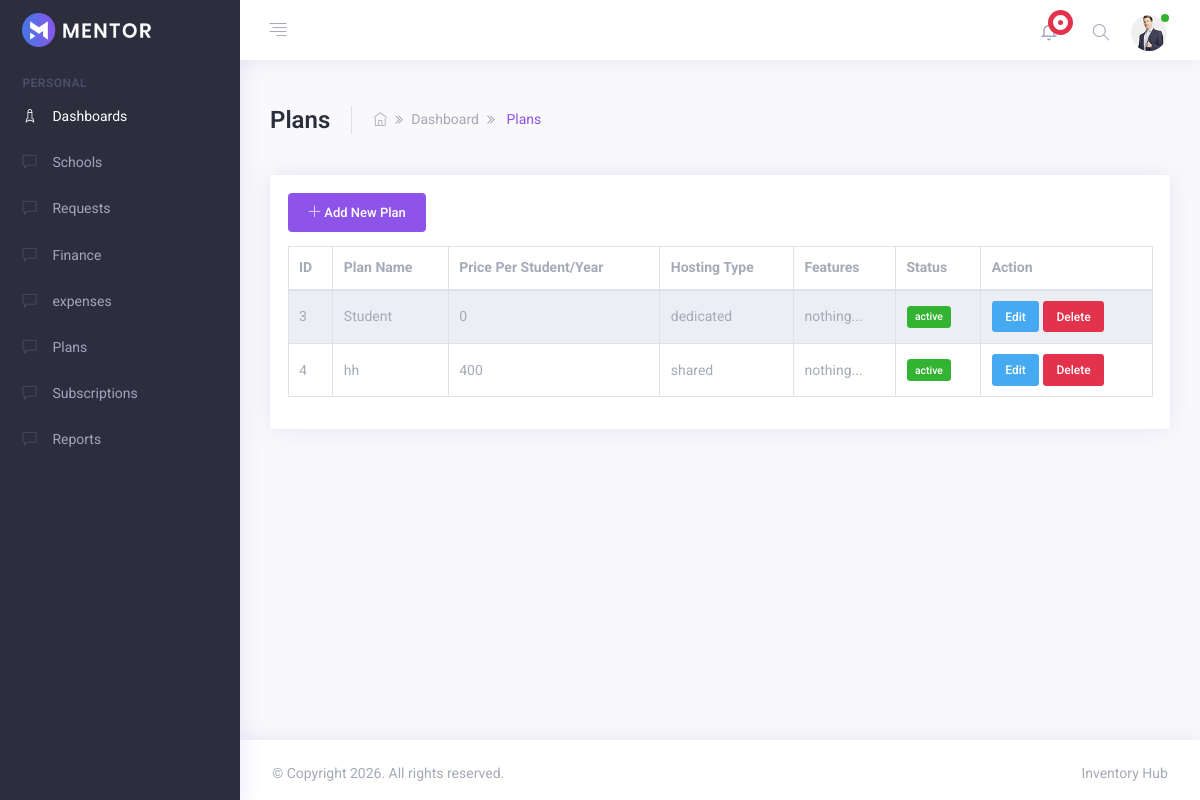
/App/Modules/SAAS_admin/views/plans/plans.php (signed in), run on the app's committed database.
### tables this page shows
CREATE TABLE `plans` (
  `id` int(11) NOT NULL,
  `name` varchar(50) NOT NULL,
  `price_per_student_year` int(11) NOT NULL,
  `hosting_type` varchar(100) NOT NULL,
  `features` text DEFAULT NULL,
  `status` enum('active','inactive') DEFAULT 'active',
  `created_at` datetime DEFAULT current_timestamp()
);

### App/Modules/SAAS_admin/Controllers/plain_controller.php (called while the page is built, shortened)
<?php
require_once '../../models/plain_model.php';
class PlanController
{
    private $plan;
    public function __construct($db)
    {
        $this->plan = new Plan($db);
    }
    public function index()
    {
        return $this->plan->getAll();
    }
}
?>

### App/Modules/SAAS_admin/Models/plain_model.php (called while the page is built, shortened)
<?php
class Plan
{
    private $db;
    public function __construct($db)
    {
        $this->db = $db;
    }
    public function getAll()
    {
        $stmt = $this->db->prepare("SELECT * FROM plans");
        $stmt->execute();
        return $stmt->fetchAll(PDO::FETCH_ASSOC);
    }
}
?>

### App/Modules/SAAS_admin/Views/plans/plans.php (the view, shortened to what this page needs)
<?php
require_once '../../../../Config/connection.php';
require_once '../../Controllers/plain_controller.php';
$planController = new PlanController($DB_con);
$plans = $planController->index();
?>
<!DOCTYPE html>
<html lang="en">
<head>
    <link rel="stylesheet" type="text/css" href="../../../../../public/assets/css/vendors.css" />
    <link rel="stylesheet" type="text/css" href="../../../../../public/assets/css/style.css" />
</head>
<body>
    <div class="app">
        <div class="app-wrap">
            <header class="app-header top-bar">
                <?php include_once '../../include/navbar.php'; ?>
            </header>
            <div class="app-container">
                <?php include_once '../../include/sidebar.php'; ?>
                <div class="app-main" id="main">
                    <div class="container-fluid">
                        <div class="row">
                            <div class="col-md-12 m-b-30">
                                <div class="d-block d-lg-flex flex-nowrap align-items-center">
                                    <div class="page-title mr-4 pr-4 border-right">
                                        <h1>Plans</h1>
                                    </div>
                                    <div class="breadcrumb-bar d-flex align-items-center">
                                        <nav>
                                            <ol class="breadcrumb p-0 m-b-0">
                                                <li class="breadcrumb-item">
                                                    <a href="index.html"><i class="ti ti-home"></i></a>
                                                </li>
                                                <li class="breadcrumb-item">Dashboard</li>
                                                <li class="breadcrumb-item active text-primary" aria-current="page">
                                                    Plans
                                                </li>
                                            </ol>
                                        </nav>
                                    </div>
                                </div>
                            </div>
                        </div>
                        <div class="row">
                            <div class="col-lg-12">
                                <div class="card card-statistics">
                                    <div class="card-body">
                                        <div class="mb-3">
                                            <button type="button" class="btn btn-primary" data-toggle="modal" data-target="#addPlanModal">
                                                <i class="ti ti-plus"></i> Add New Plan
                                            </button>
                                        </div>
                                        <div class="datatable-wrapper table-responsive">
                                            <table id="datatable" class="display compact table table-striped table-bordered">
                                                <thead>
                                                    <tr>
                                                        <th>ID</th>
                                                        <th>Plan Name</th>
                                                        <th>Price Per Student/Year</th>
                                                        <th>Hosting Type</th>
                                                        <th>Features</th>
                                                        <th>Status</th>
                                                        <th>Action</th>
                                                    </tr>
                                                </thead>
                                                <tbody>
                                                    <?php if(!empty($plans)): ?>
                                                        <?php foreach($plans as $plan): ?>
                                                            <tr>
                                                                <td><?php echo htmlspecialchars($plan['id']); ?></td>
                                                                <td><?php echo htmlspecialchars($plan['name']); ?></td>
                                                                <td><?php echo htmlspecialchars($plan['price_per_student_year']); ?></td>
                                                                <td><?php echo htmlspecialchars($plan['hosting_type']); ?></td>
                                                                <td><?php echo htmlspecialchars(substr($plan['features'], 0, 50)); ?>...</td>
                                                                <td>
                                                                    <span class="badge badge-<?php echo ($plan['status'] === 'active') ? 'success' : 'danger'; ?>">
                                                                        <?php echo htmlspecialchars($plan['status']); ?>
                                                                    </span>
                                                                </td>
                                                                <td>
                                                                    <button type="button" class="btn btn-sm btn-info" data-toggle="modal" data-target="#editPlanModal"
                                                                        onclick="editPlan(<?php echo htmlspecialchars(json_encode($plan), ENT_QUOTES, 'UTF-8'); ?>)">Edit</button>
                                                                    <button type="button" class="btn btn-sm btn-danger" data-toggle="modal" data-target="#deleteConfirmModal" onclick="setDeleteId(<?php echo htmlspecialchars($plan['id']); ?>)">Delete</button>
                                                                </td>
                                                            </tr>
                                                        <?php endforeach; ?>
                                                    <?php else: ?>
                                                        <tr>
                                                            <td colspan="8" class="text-center text-muted">No plans found</td>
                                                        </tr>
                                                    <?php endif; ?>
                                                </tbody>
                                            </table>
                                        </div>
                                    </div>
                                </div>
                            </div>
                        </div>
                    </div>
                </div>
            </div>
            <footer class="footer">
                <div class="row">
                    <div class="col-12 col-sm-6 text-center text-sm-left">
                        <p>&copy; Copyright 2026. All rights reserved.</p>
                    </div>
                   <div class="col  col-sm-6 ml-sm-auto text-center text-sm-right">
                        <p><a target="_blank" href="https://www.templateshub.net">Inventory Hub</a></p>
                    </div>
                </div>
            </footer>
        </div>
    </div>

### data on the page
plans: id "3", name "Student", price_per_student_year "0", hosting_type "dedicated", features "nothing", status "active"
plans: id "4", name "hh", price_per_student_year "400", hosting_type "shared", features "nothing", status "active"
